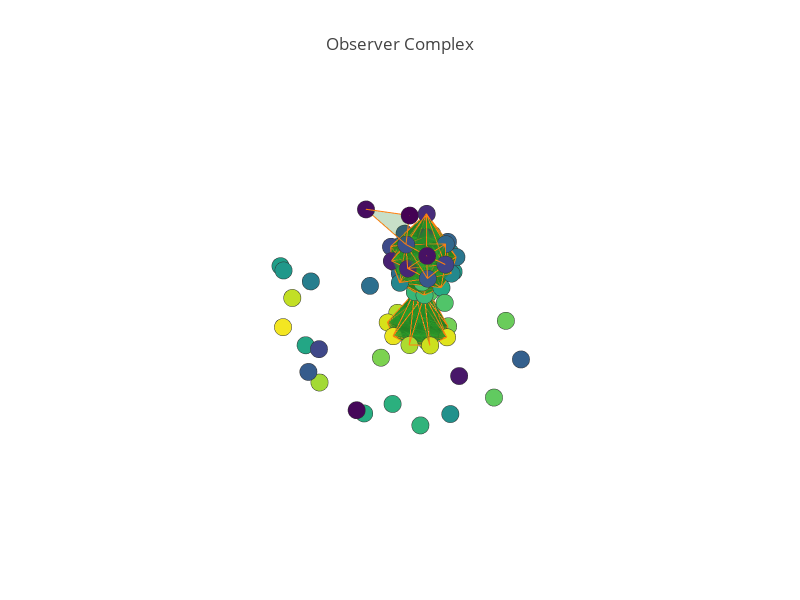

The notebook cell this image was saved under:
### Code cell
fig = visualize_complex(observer_complex, 'Observer Complex')
iplot(fig, filename='Observer_complex')
